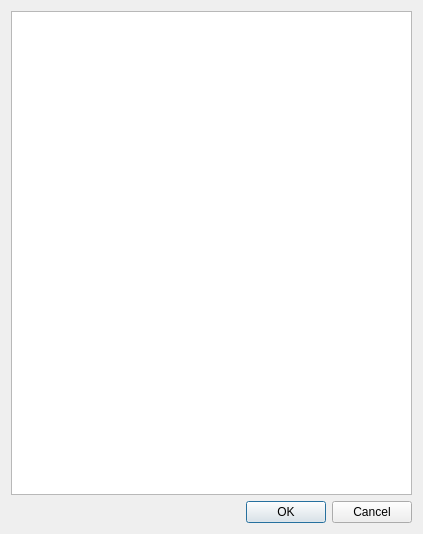
<?xml version="1.0" encoding="UTF-8"?>
<ui version="4.0">
 <class>Dialog</class>
 <widget class="QDialog" name="Dialog">
  <property name="geometry">
   <rect>
    <x>0</x>
    <y>0</y>
    <width>423</width>
    <height>534</height>
   </rect>
  </property>
  <property name="windowTitle">
   <string>Dialog</string>
  </property>
  <layout class="QVBoxLayout" name="verticalLayout">
   <item>
    <widget class="QListWidget" name="load_process_lw"/>
   </item>
   <item>
    <widget class="QDialogButtonBox" name="buttonBox">
     <property name="orientation">
      <enum>Qt::Horizontal</enum>
     </property>
     <property name="standardButtons">
      <set>QDialogButtonBox::Cancel|QDialogButtonBox::Ok</set>
     </property>
    </widget>
   </item>
  </layout>
 </widget>
 <resources/>
 <connections>
  <connection>
   <sender>buttonBox</sender>
   <signal>accepted()</signal>
   <receiver>Dialog</receiver>
   <slot>accept()</slot>
   <hints>
    <hint type="sourcelabel">
     <x>224</x>
     <y>512</y>
    </hint>
    <hint type="destinationlabel">
     <x>157</x>
     <y>274</y>
    </hint>
   </hints>
  </connection>
  <connection>
   <sender>buttonBox</sender>
   <signal>rejected()</signal>
   <receiver>Dialog</receiver>
   <slot>reject()</slot>
   <hints>
    <hint type="sourcelabel">
     <x>292</x>
     <y>518</y>
    </hint>
    <hint type="destinationlabel">
     <x>286</x>
     <y>274</y>
    </hint>
   </hints>
  </connection>
 </connections>
</ui>
